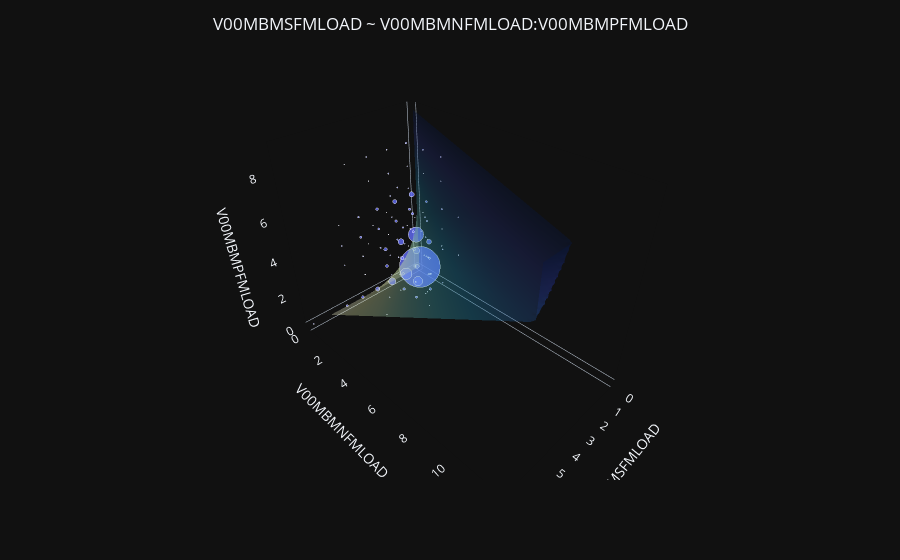

Notebook code cell kept with this figure:
### Markdown cell above
### MBM Component Regression

### Code cell
from modules.plot_moaks_data import plot_moaks_data_regression_surface

mbm_surface = plot_moaks_data_regression_surface(moaks_3d_mbm_load_scatter, v00_moaks_shared_kl_mbm_load, mbm_relationships_df, 30)
mbm_surface.show()

### Figure 1 — Plotly figure (JSON) as saved in the notebook; plotly's stock layout.template omitted (floating-point values rounded to 4 significant figures; data arrays with more than 128 entries replaced by an {"elided": "..."} marker saying what was removed)
{"data": [{"hovertemplate": "V00MBMSFMLOAD=%{x}<br>V00MBMNFMLOAD=%{y}<br>V00MBMPFMLOAD=%{z}<br>count=%{marker.size}<extra></extra>", "legendgroup": "", "marker": {"color": "#636efa", "opacity": 0.8, "size": [2474, 2, 197, 1, 3, 127, 24, 55, 340, 1, 8, 3, 7, 32, 2, 72, 9, 9, 19, 51, 2, 7, 3, 8, 13, 7, 10, 39, 1, 2, 1, 1, 4, 6, 1, 1, 3, 1, 25, 1, 1, 13, 15, 1, 1, 2, 3, 9, 24, 3, 8, 1, 1, 5, 1, 1, 2, 2, 1, 3, 1, 1, 2, 1, 11, 1, 3, 6, 11, 2, 2, 2, 2, 1, 1, 1, 1, 1, 6, 1, 2, 7, 4, 1, 1, 2, 1, 1, 1, 1, 1, 1, 1, 2, 1, 1, 1, 2], "sizemode": "area", "sizeref": 1.546, "symbol": "circle"}, "mode": "markers", "name": "", "scene": "scene", "showlegend": false, "x": [0.0, 0.0, 1.0, 1.0, 1.0, 1.0, 1.0, 1.0, 1.0, 1.0, 1.0, 1.0, 1.0, 1.0, 1.0, 2.0, 2.0, 2.0, 2.0, 2.0, 2.0, 2.0, 2.0, 2.0, 2.0, 2.0, 2.0, 2.0, 2.0, 2.0, 2.0, 2.0, 2.0, 2.0, 2.0, 2.0, 2.0, 2.0, 3.0, 3.0, 3.0, 3.0, 3.0, 3.0, 3.0, 3.0, 3.0, 3.0, 3.0, 3.0, 3.0, 3.0, 3.0, 3.0, 3.0, 3.0, 3.0, 3.0, 3.0, 3.0, 3.0, 3.0, 3.0, 3.0, 4.0, 4.0, 4.0, 4.0, 4.0, 4.0, 4.0, 4.0, 4.0, 4.0, 4.0, 4.0, 4.0, 4.0, 5.0, 5.0, 5.0, 5.0, 5.0, 5.0, 5.0, 5.0, 5.0, 5.0, 5.0, 5.0, 5.0, 5.0, 6.0, 6.0, 6.0, 6.0, 6.0, 7.0], "y": [0.0, 1.0, 0.0, 0.0, 0.0, 1.0, 1.0, 1.0, 1.0, 1.0, 2.0, 2.0, 2.0, 2.0, 3.0, 0.0, 1.0, 1.0, 1.0, 1.0, 1.0, 2.0, 2.0, 2.0, 2.0, 2.0, 2.0, 2.0, 3.0, 3.0, 3.0, 3.0, 3.0, 3.0, 4.0, 4.0, 4.0, 5.0, 0.0, 1.0, 1.0, 1.0, 1.0, 2.0, 2.0, 2.0, 2.0, 2.0, 2.0, 3.0, 3.0, 3.0, 3.0, 3.0, 4.0, 4.0, 4.0, 4.0, 4.0, 4.0, 5.0, 5.0, 5.0, 6.0, 0.0, 2.0, 2.0, 2.0, 2.0, 3.0, 3.0, 3.0, 3.0, 4.0, 4.0, 5.0, 5.0, 5.0, 0.0, 2.0, 2.0, 2.0, 2.0, 3.0, 3.0, 3.0, 4.0, 4.0, 4.0, 4.0, 5.0, 6.0, 2.0, 2.0, 2.0, 3.0, 4.0, 0.0], "z": [0.0, 0.0, 0.0, 1.0, 3.0, 0.0, 1.0, 2.0, 3.0, 4.0, 0.0, 1.0, 2.0, 3.0, 3.0, 0.0, 0.0, 1.0, 2.0, 3.0, 6.0, 0.0, 1.0, 2.0, 3.0, 4.0, 5.0, 6.0, 0.0, 2.0, 3.0, 4.0, 5.0, 6.0, 2.0, 5.0, 6.0, 6.0, 0.0, 0.0, 1.0, 2.0, 3.0, 1.0, 2.0, 3.0, 4.0, 5.0, 6.0, 5.0, 6.0, 7.0, 8.0, 9.0, 2.0, 4.0, 5.0, 6.0, 8.0, 9.0, 5.0, 8.0, 9.0, 5.0, 0.0, 0.0, 4.0, 5.0, 6.0, 6.0, 7.0, 8.0, 9.0, 5.0, 6.0, 3.0, 5.0, 7.0, 0.0, 3.0, 4.0, 5.0, 6.0, 6.0, 8.0, 9.0, 4.0, 5.0, 6.0, 7.0, 6.0, 7.0, 4.0, 5.0, 6.0, 9.0, 6.0, 0.0], "type": "scatter3d"}, {"colorscale": [[0.0, "rgb(255,255,217)"], [0.125, "rgb(237,248,177)"], [0.25, "rgb(199,233,180)"], [0.375, "rgb(127,205,187)"], [0.5, "rgb(65,182,196)"], [0.625, "rgb(29,145,192)"], [0.75, "rgb(34,94,168)"], [0.875, "rgb(37,52,148)"], [1.0, "rgb(8,29,88)"]], "opacity": 0.3, "showscale": false, "x": {"elided": "50x50 float values"}, "y": {"elided": "50x50 float values"}, "z": {"elided": "50x50 float values"}, "type": "surface"}], "layout": {"legend": {"itemsizing": "constant", "tracegroupgap": 0}, "margin": {"t": 60}, "scene": {"domain": {"x": [0.0, 1.0], "y": [0.0, 1.0]}, "xaxis": {"showgrid": false, "title": {"text": "V00MBMSFMLOAD"}}, "yaxis": {"showgrid": false, "title": {"text": "V00MBMNFMLOAD"}}, "zaxis": {"showgrid": false, "title": {"text": "V00MBMPFMLOAD"}}}, "title": {"text": "V00MBMSFMLOAD ~ V00MBMNFMLOAD:V00MBMPFMLOAD", "x": 0.5, "xanchor": "center"}}}
